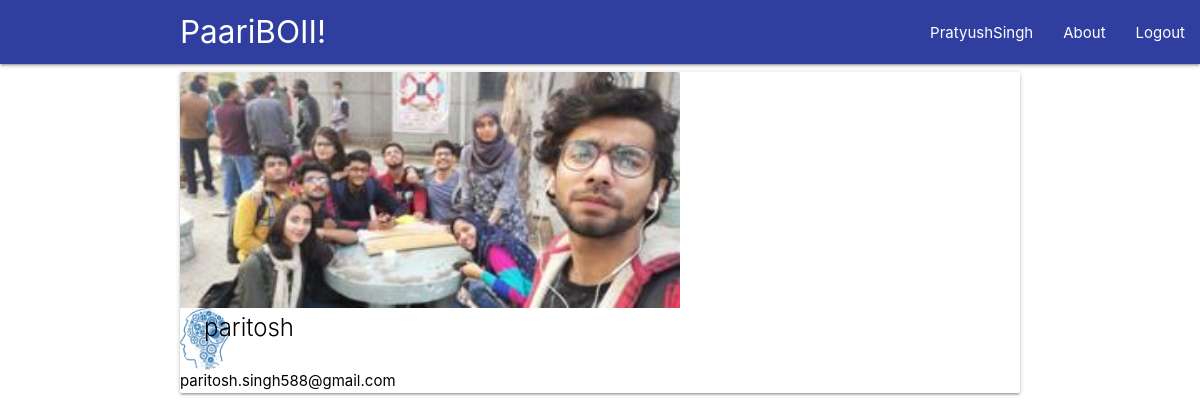
The page /profile/1 (signed in) on the database its author committed.
### network/models.py (models this page shows, shortened)
class Profile(models.Model):
    user = models.OneToOneField(User, on_delete = models.CASCADE, default =1)
    image = models.ImageField(default ='default_profile.jpg', upload_to ='profile_pics')
    profile_cover = models.ImageField(default='default_cover_pic.jpg', upload_to='cover_pics')
    bio = models.TextField(max_length = 288, blank= True)

### network/views.py (the view)
# urls.py: path('profile/<int:pk>',user_views.ProfileDetail.as_view(),name = 'profile_detail'),
class ProfileDetail(DetailView):
    model = Profile

### network/templates/network/profile_detail.html (shortened to what this page needs)
{% extends "network/base.html"%}
{% block content %}
<div class = "container">
    <div class="col s12 m7 l3">
        <div class="card">
          <div class="card-image">
              <img src="{{ object.profile_cover.url }}" class="background" style="width:500px; hieght:500px">
              <a href="#user"><img  style="border-radius: 50%;width:50px; hieght:50px" src="{{ object.image.url }}"></a>
              <a href="#name"><span class="black-text name card-title" >{{ object.user.username}}</span></a>
        </div>
            <a href="#email"><span class="black-text email">{{ object.user.email }}</span></a>
    </div>
</div>
    </div>
{% endblock%}

### network/templates/network/base.html (shortened to what this page needs)
{% load static %}
<html>
<head>
        <link type="text/css" rel="stylesheet" href="{% static 'css/materialize.css'%}"  media="screen,projection"/>
</head>
<body>
    <nav class="indigo darken-2">
    <div class="nav-wrapper">
        <div class="container">
            <a href="{% url 'network:homepage'%}" data-target="slide-out" class="brand-logo">PaariBOII!</a>
        </div>
        <ul id="nav-mobile" class="right hide-on-med-and-down">
            {% if user.is_authenticated %}
            <li><a class="waves-effect" href="{% url 'network:profile_detail' user.profile.id %}">{{ user.username }}</a></li>
            <li><a class="waves-effect" href="#AboutPage">About</a></li>
            <li><a class="waves-effect" href="{% url 'network:logout'%}?next=/" on onclick="M.toast({html: 'logged out'})">Logout</a></li>
            {% else%}
            <li><a class="waves-effect" href="{% url 'network:register'%}">Register</a></li>
            <li><a class="waves-effect" href="{% url 'network:login'%}">Login</a></li>
            {% endif %}
        </ul>
    </div>
    </nav>
    {% block content %}
    {% endblock %}
</body>
</html>

### rows shown on the page
Profile: profile_cover (picture), image (picture), user.username "paritosh", user.email "paritosh.singh588@gmail.com"

### other values the page prints
{{ user.username }} "PratyushSingh"
